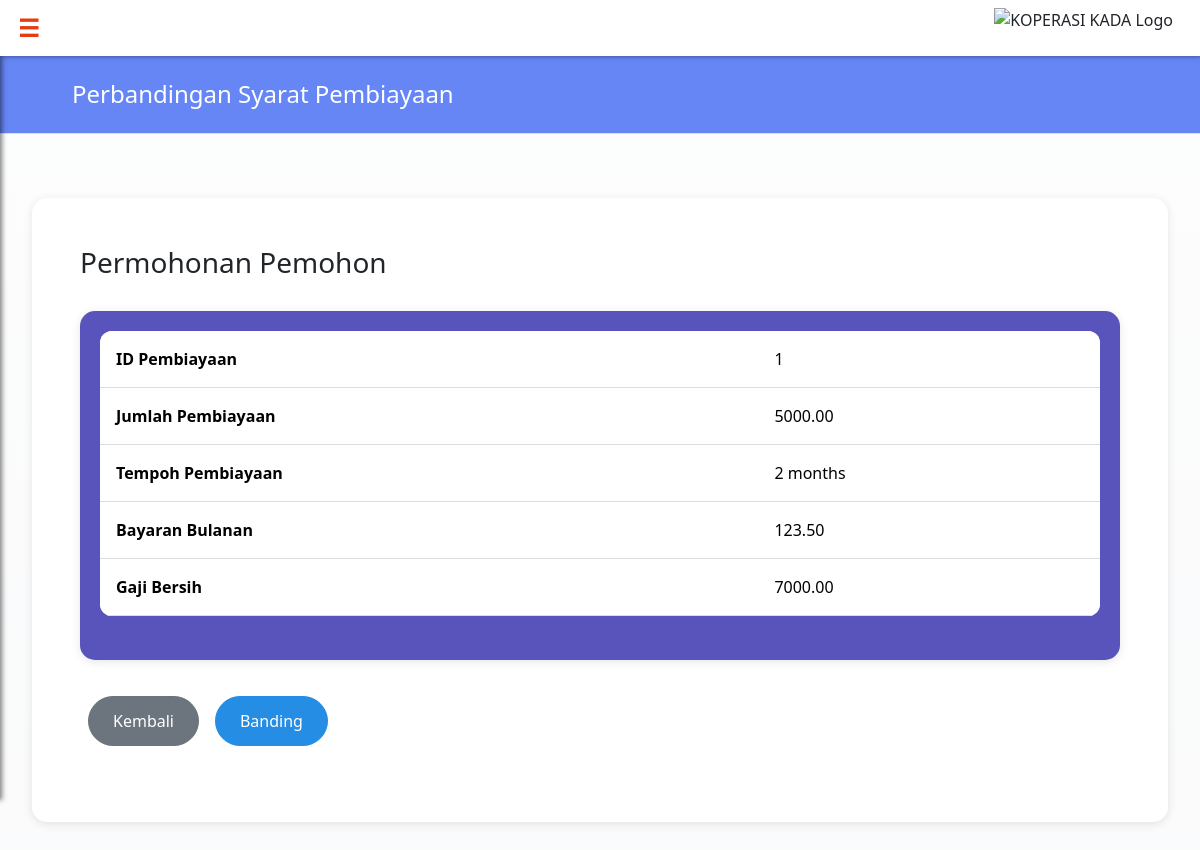
Screenshot of /compareLoan.php?staffNo=3331 with the database file from the repository.
### tables this page shows
CREATE TABLE `loan` (
  `loanID` int(5) NOT NULL,
  `loanAmount` decimal(10,2) NOT NULL,
  `loanDuration` int(2) NOT NULL,
  `loanStatus` int(3) NOT NULL,
  `monthlyPayment` decimal(10,2) NOT NULL,
  `bankName` varchar(30) NOT NULL,
  `accountBankNumber` bigint(25) NOT NULL,
  `applicantNetSalary` decimal(10,2) NOT NULL,
  `applicantBasicSalary` decimal(10,2) NOT NULL,
  `pengesahanMajikan` longblob NOT NULL,
  `loanApproveDate` date DEFAULT NULL,
  `staffNo` int(5) NOT NULL,
  `loanType` int(7) NOT NULL,
  `otherLoan` varchar(25) NOT NULL,
  `loanReviewDate` date DEFAULT NULL,
  `loanApplyDate` date NOT NULL,
  `adminStaffNo` int(5) DEFAULT NULL,
  `alkStaffNo` int(5) DEFAULT NULL,
  `sendStatus` int(3) NOT NULL
);

### compareLoan.php (the view, shortened to what this page needs)
<?php
include 'dbconnect.php';
include 'headeralk.php';
$staffNo =($_GET['staffNo']);
$sql = "SELECT
            loan.loanID,
            loan.loanAmount,
            loan.loanDuration,
            loan.monthlyPayment,
            loan.staffNo,
            loan.applicantNetSalary AS applicantNetSalary
        FROM loan
        LEFT JOIN applicant ON loan.staffNo = applicant.staffNo
        WHERE loan.staffNo = '$staffNo'";
$result = mysqli_query($con, $sql);
if ($result && mysqli_num_rows($result) > 0) {
    $loan = mysqli_fetch_assoc($result);
} else {
    die("No loan or applicant record found for the given Staff No.");
}
?>
<!DOCTYPE html>
<html lang="en">
<head>
    <link href="https://cdn.jsdelivr.net/npm/bootstrap@5.3.3/dist/css/bootstrap.min.css" rel="stylesheet">
</head>
<body>
    <div class="page-header">
        <h2 class="page-title">Perbandingan Syarat Pembiayaan</h2>
    </div>
    <div class="container">
        <div class="content-container1">
            <h3>Permohonan Pemohon</h3><br>
            <div class="table-container">
            <table class="table table-hover">
            <tr>
                <th>ID Pembiayaan</th>
                <td><?php echo($loan['loanID']); ?></td>
            </tr>
            <tr>
                <th>Jumlah Pembiayaan</th>
                <td><?php echo($loan['loanAmount']); ?></td>
            </tr>
            <tr>
                <th>Tempoh Pembiayaan</th>
                <td><?php echo($loan['loanDuration']); ?> months</td>
            </tr>
            <tr>
                <th>Bayaran Bulanan</th>
                <td><?php echo($loan['monthlyPayment']); ?></td>
            </tr>
            <tr>
                <th>Gaji Bersih</th>
                <td><?php echo($loan['applicantNetSalary']); ?></td>
            </tr>
        </table>
    </div>
    <div class="row-container">
        <a href="loanList.php" class="btn btn-secondary mt-3">Kembali</a>
        <form action="compareLoanProcess.php" method="POST">
            <button type="submit" class="btn btn-primary mt-3">Banding</button>
        </form>
    </div>
</div>
</body>
</html>

### headeralk.php (style rules this page uses)
body { overflow-x: hidden; }

### compareLoan.php (style rules this page uses)
:root { --primary: #6686f6; --secondary: #318166; --accent: #f567a1; --dark-blue: #1255b8; --light-blue: #258de4; --purple: #5954bb; }
body { background-color: #f8f9fa; margin: 0; font-family: 'Segoe UI', Tahoma, Geneva, Verdana, sans-serif; background-image: linear-gradient(rgba(255, 255, 255, 0.75), rgba(255, 255, 255, 0.25)), url('img/img.png'); background-size: cover; background-repeat: no-repeat; background-attachment: fixed; background-position: center; }
.page-header { background-color: var(--primary); padding: 1.5rem 0; margin-bottom: 2rem; border-bottom: 1px solid #dee2e6; }
.page-title { color: white; font-size: 1.5rem; font-weight: 500; text-align: left; margin: 0; padding-left: 4.5rem; }
.container { max-width: 1450px; margin: 0 auto; padding: 2rem; }
.table-container { background-color: var(--purple); padding: 1rem; border-radius: 15px; box-shadow: 0 2px 10px rgba(0, 0, 0, 0.1); }
.content-container1 { background-color: white; border-radius: 15px; box-shadow: 0 2px 10px rgba(0, 0, 0, 0.1); padding: 3rem; margin: 0; }
.table { width: 100%; table-layout: auto; margin-bottom: 1.5rem; white-space: nowrap; border-collapse: collapse; border-radius: 12px; overflow: hidden; background-color: #fff; }
.table-container { background-color: var(--purple); padding: 20px; border-radius: 15px; box-shadow: 0 2px 10px rgba(0, 0, 0, 0.1); width: 100%; margin: 0; overflow: hidden; }
.table th, .table td { padding: 1rem; text-align: left; vertical-align: middle; font-size: 1rem; border-bottom: 1px solid #ddd; }
.btn { border-radius: 30px; padding: 0.75rem 1.5rem; font-weight: 500; transition: all 0.3s ease; margin: 0.5rem; font-size: 1rem; }
.btn-primary { background-color: var(--light-blue); border-color: var(--light-blue); }
.mt-3 { margin-top: 1rem; }
.row-container { display: flex; justify-content: space-between; margin-top: 20px; max-width: 15%; margin-right: auto; margin-bottom: 20px; }

### rows the page displays
loan: loanID "1", loanAmount "5000.00", loanDuration "2", monthlyPayment "123.50", applicantNetSalary "7000.00"
